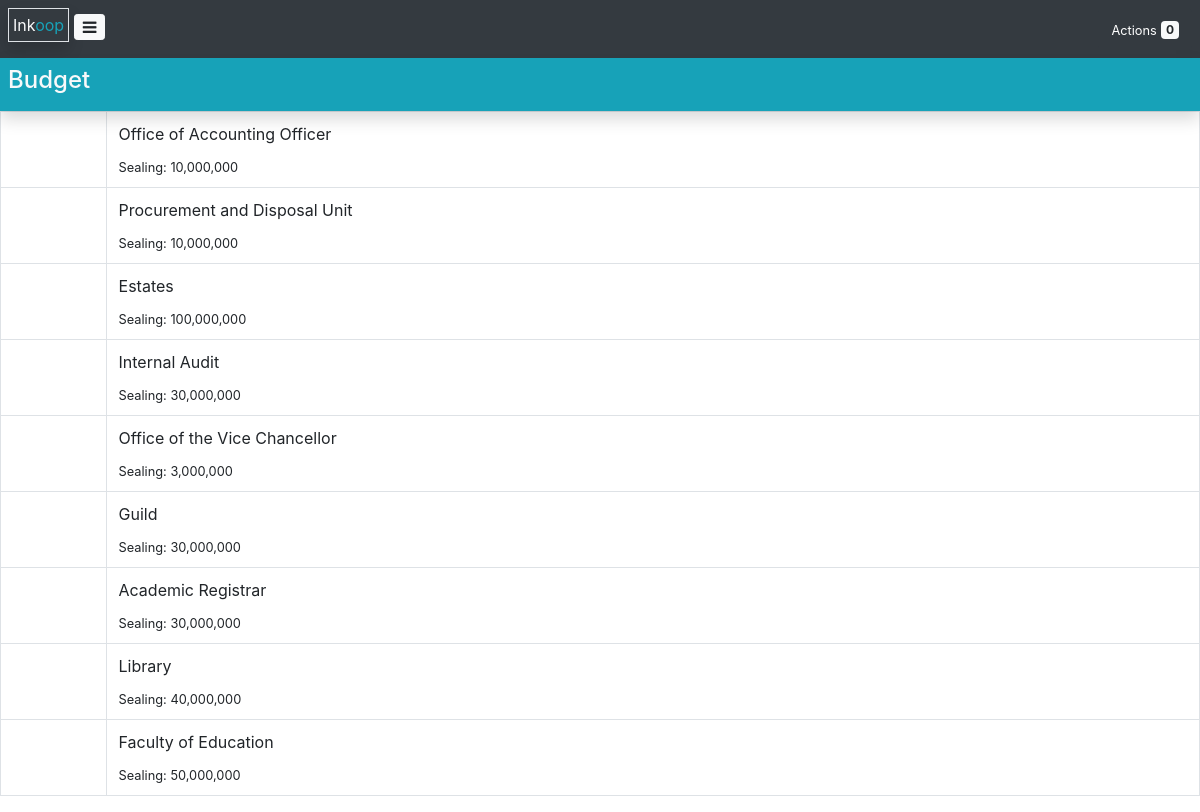
The app's page /budget (signed in) with its own data.
### core/models.py (models this page shows, shortened)
class UserDepartment(models.Model):
    name = models.CharField(max_length=128, unique=True)
    is_pdu = models.BooleanField(default=False)
    is_official = models.BooleanField(default=False)
    budget_sealing = models.IntegerField(default=0)
    hod = models.ForeignKey(User, null=True, on_delete=models.CASCADE)
    sub_programme = models.ForeignKey(SubProgramme, null=True, on_delete=models.CASCADE)
    def __str__(self):
        return self.name

### core/views/budget.py (the view)
# urls.py: path('budget', get_budgets, name='get_budgets'),
def get_budgets(request):
	departments = UserDepartment.objects.all()
	total_budget = sum(dep.budget_sealing for dep in departments)
	context = {"total_budget":total_budget, "departments": departments}
	return render(request, 'budget/budgets.html', context)

### context_processors.py (called while the page is built)
def entity(request):
	return {
		"entity_name": settings.ENTITY_NAME,
		"entity_code": settings.ENTITY_CODE,
		"FY": settings.FINANCIAL_YEAR,
		"FY_start": settings.FY_START_DATE,
		"FY_stop": settings.FY_STOP_DATE,
	}

### core/context_processors.py (called while the page is built)
def timing(request):
	planning_process = Timing.objects.get(process="Planning")
	initiation_process = Timing.objects.get(process="Initiation")
	current_process = get_current_process()
	time_format = "M, d yy H:i"
	date_format = "F d, Y"
	return {
		"planning_process": planning_process,
		"initiation_process": initiation_process,
		"current_process": current_process,
		"time_format": time_format,
		"date_format": date_format
	}

def user_profile(request):
	user = get_user(request)
	kwargs = {"ao": get_ao()}
	if user.is_authenticated:
		kwargs["profile"] = user.profile
		kwargs["user_department"] = kwargs["profile"].user_department
		kwargs["pdu_head"] = get_pdu_head()
	return kwargs

def actions(request):
	user = get_user(request)
	if user.is_authenticated:
		kwargs = {
			"plan_actions":user.incharge_plan_set.filter(consolidated_on=None),
			"requisition_actions":user.incharge_requisition_set.filter(ao_approved_on=None),
			"pdu_actions":[],
			"ao_actions":[]
		}
		kwargs["action_count"] = kwargs["plan_actions"].count() + kwargs["requisition_actions"].count() + len(kwargs["pdu_actions"]) + len(kwargs["ao_actions"])
		return kwargs
	return {}

### core/models.py (called while the page is built)
    def is_valid(self):
        if self.start and self.stop and self.submission_deadline:
            if self.start < self.submission_deadline <= self.stop:
                return True
        return False

### templatetags/app_tags.py (called while the page is built)
@register.filter(name="comma_separator")
def comma_separator(value):
	if isinstance(value, int):
		return f'{value:,}'
	return value

@register.filter(name="currency")
def currency(value):
	if isinstance(value, int):
		return f'{value:,} {settings.CURRENCY}'
	return value

### utils.py (called while the page is built)
def get_pdu_head():
	pdu = UserDepartment.objects.get(is_pdu=True)
	return pdu.hod

def get_ao():
	ao = Profile.objects.get(is_ao=True)
	return ao.user

def get_current_process():
	current_process = Timing.objects.filter(start__lte=timezone.now(), stop__gte=timezone.now()).first()
	return current_process

def timing_is_valid():
	planning_process = Timing.objects.get(process="Planning")
	initiation_process = Timing.objects.get(process="Initiation")
	if planning_process.is_valid() and initiation_process.is_valid():
		if planning_process.stop <= initiation_process.start:
			return True
	return False

### core/templates/budget/budgets.html (shortened to what this page needs)
{% extends 'user-base.html' %}
{% load app_tags %}
{% block content %}
<div class="container-fluid p-0">
    <div class="bg-info p-2 shadow fixed d-flex">
        <div class="flex-fill m-auto">
            <h4 class="text-light">Budget</h4>
        </div>
    </div>
	<div>
		<table class="table table-responsive-sm border">
	        <tbody>
	            {% for department in departments %}
	                <tr>
	                    <td>{{ plan.id }}</td>
	                    <td class="border m-auto">
	                        <p>{{ department.name }}</p>
	                        <small>Sealing: {{department.budget_sealing|comma_separator}}</small>
	                    </td>
	                </tr>
	            {% empty %}
	                <div class="container" align="center">
	                    <label class="display-4 text-muted">No departments!</label>
	                    <hr>
	                    <a class="btn btn-primary" href=""><span class="fa fa-plus"></span> Add Department</a>
	                </div>
	            {% endfor %}
	        </tbody>
	    </table>
	</div>
</div>
{% endblock %}

### static/css/style.css (style rules this page uses)
.fixed { position: sticky; top:0; z-index:100; }

### records on screen
UserDepartment: name "Office of Accounting Officer", budget_sealing|comma_separator "10,000,000"
UserDepartment: name "Procurement and Disposal Unit", budget_sealing|comma_separator "10,000,000"
UserDepartment: name "Estates", budget_sealing|comma_separator "100,000,000"
UserDepartment: name "Internal Audit", budget_sealing|comma_separator "30,000,000"
UserDepartment: name "Office of the Vice Chancellor", budget_sealing|comma_separator "3,000,000"
UserDepartment: name "Guild", budget_sealing|comma_separator "30,000,000"
UserDepartment: name "Academic Registrar", budget_sealing|comma_separator "30,000,000"
UserDepartment: name "Library", budget_sealing|comma_separator "40,000,000"
UserDepartment: name "Faculty of Education", budget_sealing|comma_separator "50,000,000"

### other values on screen
{{ action_count }} "0"
